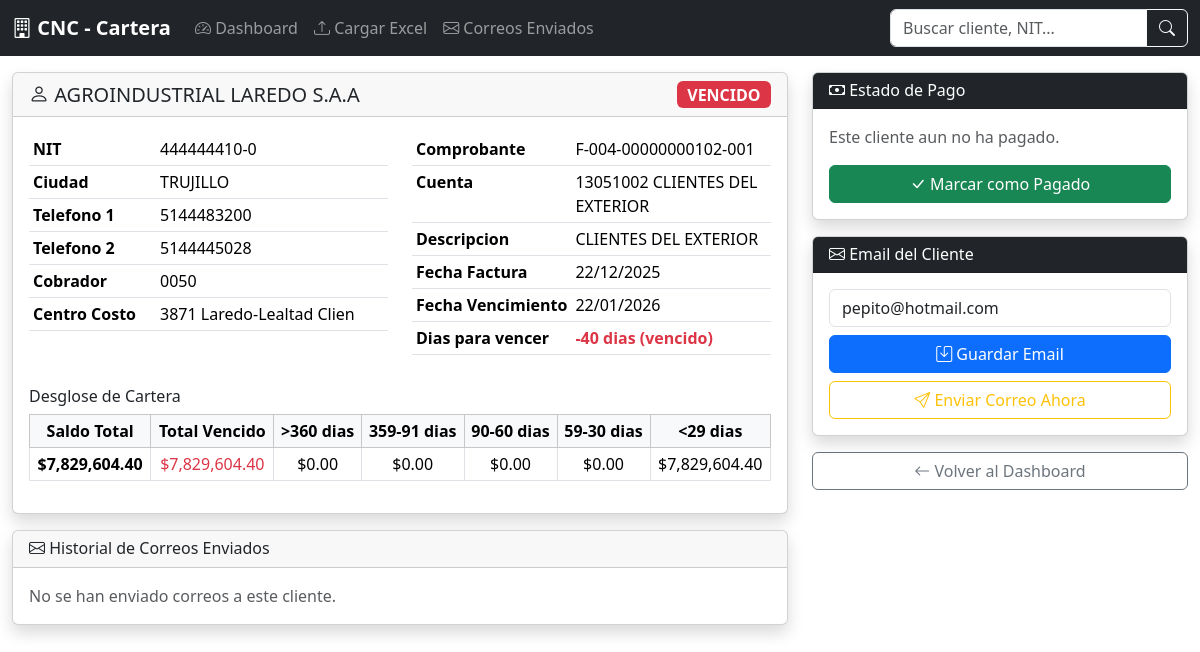
Screenshot of /client/1 with the database file from the repository.
### models.py (models this page shows, shortened)
class Client(db.Model):
    __tablename__ = 'clients'
    id = db.Column(db.Integer, primary_key=True)
    nit = db.Column(db.String(50), index=True)
    dig_ver = db.Column(db.Integer)
    cobrador = db.Column(db.String(100))
    centro_costo = db.Column(db.String(100))
    subcentro_costo = db.Column(db.String(100))
    tercero = db.Column(db.String(50))
    sucursal = db.Column(db.Integer, default=0)
    nombre = db.Column(db.String(200), index=True)
    cuenta = db.Column(db.String(100))
    cta = db.Column(db.String(20))
    descripcion = db.Column(db.String(300))
    saldo = db.Column(db.Float, default=0)
    valor_vencido = db.Column(db.Float, default=0)
    telefono_1 = db.Column(db.String(30))
    telefono_2 = db.Column(db.String(30))
    ciudad = db.Column(db.String(100))
    comprobante = db.Column(db.String(50))
    fecha_factura = db.Column(db.Date)
    fecha_vencimiento = db.Column(db.Date)
    rango_360 = db.Column(db.Float, default=0)
    rango_359_91 = db.Column(db.Float, default=0)
    rango_90_60 = db.Column(db.Float, default=0)
    rango_59_30 = db.Column(db.Float, default=0)
    rango_29 = db.Column(db.Float, default=0)
    total = db.Column(db.Float, default=0)
    estado = db.Column(db.String(20), default='No Vencido')
    email = db.Column(db.String(200))
    pagado = db.Column(db.Boolean, default=False)
    fecha_pago = db.Column(db.Date, nullable=True)
    archivo_origen = db.Column(db.String(200))
    created_at = db.Column(db.DateTime, default=datetime.utcnow)
    updated_at = db.Column(db.DateTime, default=datetime.utcnow, onupdate=datetime.utcnow)
    email_logs = db.relationship('EmailLog', backref='client', lazy=True)
    @property
    def dias_para_vencer(self):
        if not self.fecha_vencimiento:
            return None
        return (self.fecha_vencimiento - date.today()).days
    @property
    def semaforo(self):
        if self.pagado:
            return 'pagado'
        dias = self.dias_para_vencer
        if dias is None:
            return 'sin_fecha'
        if dias < 0:
            return 'rojo'
        elif dias <= 30:
            return 'amarillo'
        else:
            return 'verde'

### app.py (the view)
@app.route('/client/<int:client_id>')
def client_detail(client_id):
    client = Client.query.get_or_404(client_id)
    emails = EmailLog.query.filter_by(client_id=client_id).order_by(EmailLog.fecha_envio.desc()).all()
    return render_template('client_detail.html', client=client, emails=emails)

### app.py (called while the page is built)
@app.template_filter('currency')
def currency_filter(value):
    try:
        return f"${value:,.2f}"
    except (ValueError, TypeError):
        return "$0.00"

@app.template_filter('date_format')
def date_format_filter(value):
    if not value:
        return '-'
    if isinstance(value, str):
        return value
    return value.strftime('%d/%m/%Y')

### templates/client_detail.html (shortened to what this page needs)
{% extends "base.html" %}
{% block content %}
<div class="row">
    <div class="col-md-8">
        <div class="card shadow mb-3">
            <div class="card-header d-flex justify-content-between align-items-center">
                <h5 class="mb-0">
                    <i class="bi bi-person"></i> {{ client.nombre }}
                </h5>
                {% if client.semaforo == 'rojo' %}
                    <span class="badge bg-danger fs-6">VENCIDO</span>
                {% elif client.semaforo == 'amarillo' %}
                    <span class="badge bg-warning text-dark fs-6">POR VENCER</span>
                {% elif client.semaforo == 'verde' %}
                    <span class="badge bg-success fs-6">AL DIA</span>
                {% elif client.semaforo == 'pagado' %}
                    <span class="badge bg-info fs-6">PAGADO</span>
                {% endif %}
            </div>
            <div class="card-body">
                <div class="row">
                    <div class="col-md-6">
                        <table class="table table-sm">
                            <tr><th>NIT</th><td>{{ client.nit }}-{{ client.dig_ver }}</td></tr>
                            <tr><th>Ciudad</th><td>{{ client.ciudad }}</td></tr>
                            <tr><th>Telefono 1</th><td>{{ client.telefono_1 }}</td></tr>
                            <tr><th>Telefono 2</th><td>{{ client.telefono_2 }}</td></tr>
                            <tr><th>Cobrador</th><td>{{ client.cobrador }}</td></tr>
                            <tr><th>Centro Costo</th><td>{{ client.centro_costo }}</td></tr>
                        </table>
                    </div>
                    <div class="col-md-6">
                        <table class="table table-sm">
                            <tr><th>Comprobante</th><td>{{ client.comprobante }}</td></tr>
                            <tr><th>Cuenta</th><td>{{ client.cuenta }}</td></tr>
                            <tr><th>Descripcion</th><td>{{ client.descripcion }}</td></tr>
                            <tr><th>Fecha Factura</th><td>{{ client.fecha_factura | date_format }}</td></tr>
                            <tr><th>Fecha Vencimiento</th><td>{{ client.fecha_vencimiento | date_format }}</td></tr>
                            <tr>
                                <th>Dias para vencer</th>
                                <td>
                                    {% if client.dias_para_vencer is not none %}
                                        {% if client.dias_para_vencer < 0 %}
                                            <span class="text-danger fw-bold">{{ client.dias_para_vencer }} dias (vencido)</span>
                                        {% else %}
                                            <span class="text-success">{{ client.dias_para_vencer }} dias</span>
                                        {% endif %}
                                    {% else %}
                                        -
                                    {% endif %}
                                </td>
                            </tr>
                        </table>
                    </div>
                </div>
                <div class="row mt-3">
                    <div class="col-md-12">
                        <h6>Desglose de Cartera</h6>
                        <table class="table table-bordered table-sm text-center">
                            <thead class="table-light">
                                <tr>
                                    <th>Saldo Total</th>
                                    <th>Total Vencido</th>
                                    <th>&gt;360 dias</th>
                                    <th>359-91 dias</th>
                                    <th>90-60 dias</th>
                                    <th>59-30 dias</th>
                                    <th>&lt;29 dias</th>
                                </tr>
                            </thead>
                            <tbody>
                                <tr>
                                    <td class="fw-bold">{{ client.saldo | currency }}</td>
                                    <td class="text-danger">{{ client.total | currency }}</td>
                                    <td>{{ client.rango_360 | currency }}</td>
                                    <td>{{ client.rango_359_91 | currency }}</td>
                                    <td>{{ client.rango_90_60 | currency }}</td>
                                    <td>{{ client.rango_59_30 | currency }}</td>
                                    <td>{{ client.rango_29 | currency }}</td>
                                </tr>
                            </tbody>
                        </table>
                    </div>
                </div>
            </div>
        </div>
        <div class="card shadow">
            <div class="card-header">
                <h6 class="mb-0"><i class="bi bi-envelope"></i> Historial de Correos Enviados</h6>
            </div>
            <div class="card-body">
                {% if emails %}
                <table class="table table-sm">
                    <thead>
                        <tr>
                            <th>Fecha</th>
                            <th>Tipo</th>
                            <th>Estado</th>
                        </tr>
                    </thead>
                    <tbody>
                        {% for log in emails %}
                        <tr>
                            <td>{{ log.fecha_envio.strftime('%d/%m/%Y %H:%M') }}</td>
                            <td>{{ log.tipo }}</td>
                            <td>
                                {% if log.estado_envio == 'enviado' %}
                                    <span class="badge bg-success">Enviado</span>
                                {% else %}
                                    <span class="badge bg-danger">Error</span>
                                {% endif %}
                            </td>
                        </tr>
                        {% endfor %}
                    </tbody>
                </table>
                {% else %}
                <p class="text-muted mb-0">No se han enviado correos a este cliente.</p>
                {% endif %}
            </div>
        </div>
    </div>
    <div class="col-md-4">
        <div class="card shadow mb-3">
            <div class="card-header bg-dark text-white">
                <h6 class="mb-0"><i class="bi bi-cash"></i> Estado de Pago</h6>
            </div>
            <div class="card-body">
                {% if client.pagado %}
                    <div class="alert alert-info mb-2">
                        <i class="bi bi-check-circle"></i> Pagado el {{ client.fecha_pago | date_format }}
                    </div>
                    <form method="POST" action="{{ url_for('mark_unpaid', client_id=client.id) }}">
                        <button type="submit" class="btn btn-warning w-100">
                            <i class="bi bi-arrow-counterclockwise"></i> Desmarcar Pago
                        </button>
                    </form>
                {% else %}
                    <p class="text-muted">Este cliente aun no ha pagado.</p>
                    <form method="POST" action="{{ url_for('mark_paid', client_id=client.id) }}">
                        <button type="submit" class="btn btn-success w-100">
                            <i class="bi bi-check-lg"></i> Marcar como Pagado
                        </button>
                    </form>
                {% endif %}
            </div>
        </div>
        <div class="card shadow mb-3">
            <div class="card-header bg-dark text-white">
                <h6 class="mb-0"><i class="bi bi-envelope"></i> Email del Cliente</h6>
            </div>
            <div class="card-body">
                <form method="POST" action="{{ url_for('update_email', client_id=client.id) }}">
                    <div class="mb-2">
                        <input type="email" class="form-control" name="email" value="{{ client.email or '' }}" placeholder="correo@ejemplo.com">
                    </div>
                    <button type="submit" class="btn btn-primary w-100 mb-2">
                        <i class="bi bi-save"></i> Guardar Email
                    </button>
                </form>
                {% if client.email and not client.pagado %}
                <form method="POST" action="{{ url_for('send_single_email', client_id=client.id) }}"
                      onsubmit="return confirm('Enviar correo de recordatorio a {{ client.email }}?')">
                    <button type="submit" class="btn btn-outline-warning w-100">
                        <i class="bi bi-send"></i> Enviar Correo Ahora
                    </button>
                </form>
                {% endif %}
            </div>
        </div>
        <a href="{{ url_for('dashboard') }}" class="btn btn-outline-secondary w-100">
            <i class="bi bi-arrow-left"></i> Volver al Dashboard
        </a>
    </div>
</div>
{% endblock %}

### static/css/style.css (style rules this page uses)
.table th { white-space: nowrap; }
.table td { vertical-align: middle; }

### rows the page displays
Client: nombre "AGROINDUSTRIAL LAREDO S.A.A", nit "444444410", dig_ver "0", ciudad "TRUJILLO", telefono_1 "5144483200", telefono_2 "5144445028", cobrador "0050", centro_costo "3871 Laredo-Lealtad Clien", comprobante "F-004-00000000102-001", cuenta "13051002 CLIENTES DEL EXTERIOR", descripcion "CLIENTES DEL EXTERIOR", fecha_factura "22/12/2025", fecha_vencimiento "22/01/2026", dias_para_vencer "-40", saldo "$7,829,604.40", total "$7,829,604.40", rango_360 "$0.00", rango_359_91 "$0.00", rango_90_60 "$0.00", rango_59_30 "$0.00", rango_29 "$7,829,604.40", email "pepito@hotmail.com"
